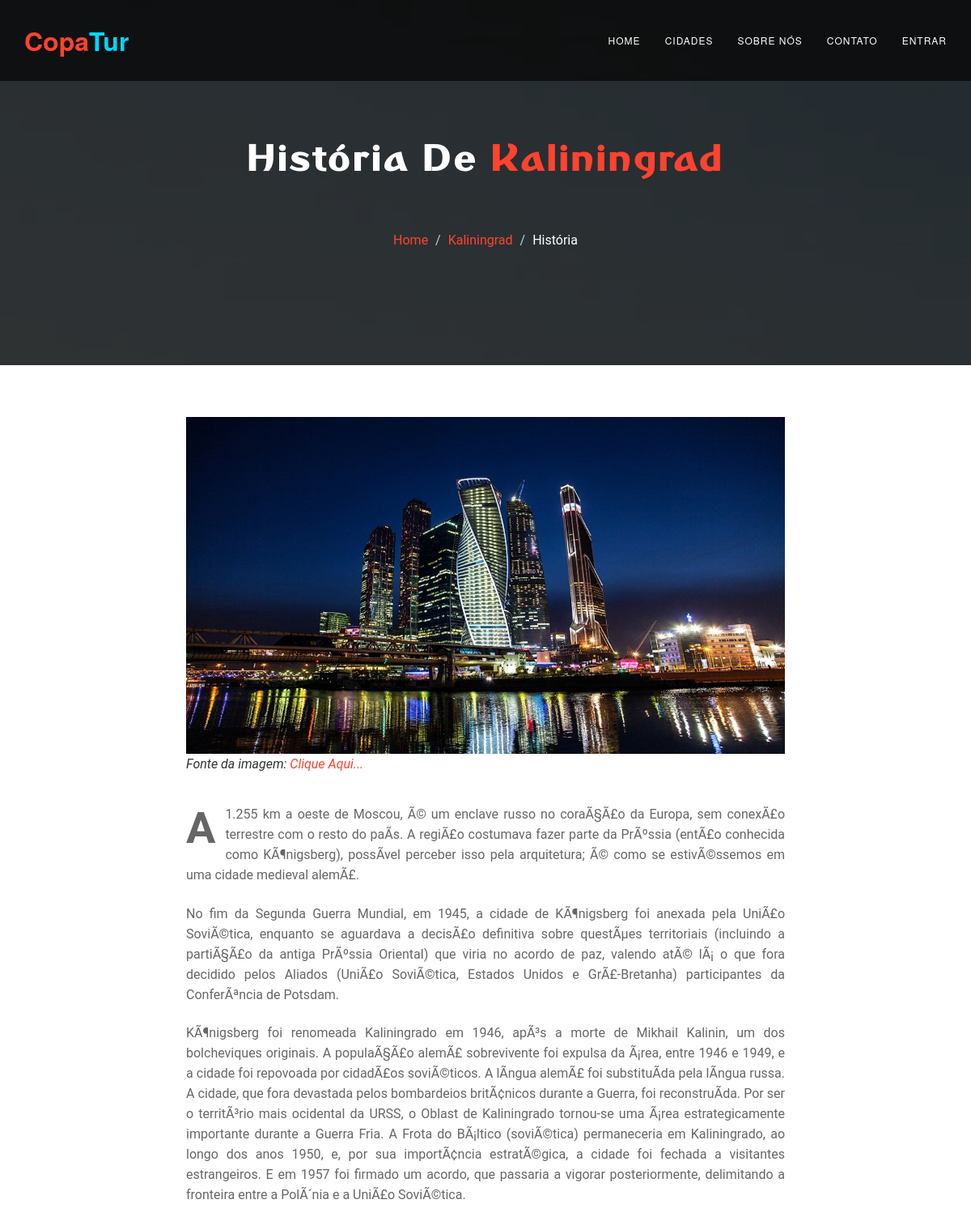
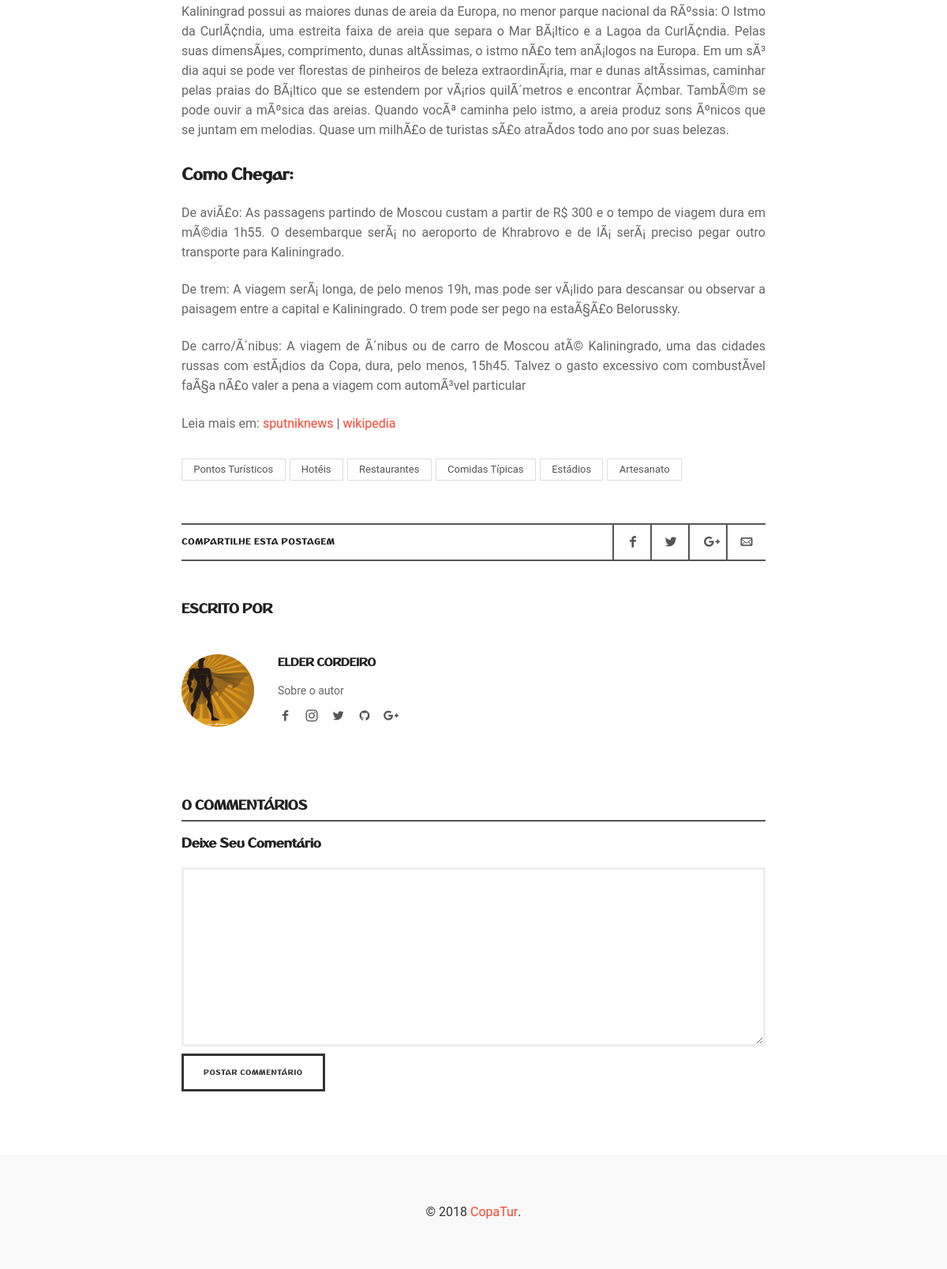
Screenshot of /_visao/historia.php?cidade=kaliningrad with the database file from the repository (2 pictures, top to bottom).
### tables this page shows
CREATE TABLE `tb_postagens` (
  `id` int(11) NOT NULL,
  `titulo` varchar(255) NOT NULL,
  `imagem` varchar(255) NOT NULL,
  `fonte_imagem` varchar(100) NOT NULL,
  `descricao` longtext NOT NULL,
  `cidade` varchar(50) NOT NULL,
  `categoria` varchar(50) NOT NULL,
  `exibir` varchar(5) NOT NULL,
  `autor` varchar(50) NOT NULL,
  `data` varchar(12) NOT NULL
);

### _controle/post.php (called while the page is built, shortened)
<?php
  include_once("conecta.php");
 	if(isset($_GET['cidade'])){
		$cidade = $_GET['cidade'];
	}
	$sql = "SELECT * from tb_postagens WHERE categoria='historia' AND cidade=:cidade LIMIT 1";
	try{
		$resultado = $conexao->prepare($sql);
		$resultado->bindParam(':cidade', $cidade, PDO::PARAM_STR);
		$resultado->execute();
		$contar = $resultado->rowCount();
		if($contar > 0 ){
			while($exibe = $resultado->fetch(PDO::FETCH_OBJ)){
		          $descricao = $exibe->descricao;
		          $cidade = $exibe->cidade;
		          $fonte  = $exibe->fonte_imagem;
		          $autor = $exibe->autor;
		    }
		}else{
			header("Location: ../_visao/index.php");
		}
	}catch(PDOException $erro){ echo $erro;}
?>

### _visao/historia.php (the view, shortened to what this page needs)
<?php
	include("../_controle/conecta.php");
?>
<!DOCTYPE html>
 <html lang="en" class="no-js">
    <head>
		<link rel="stylesheet" href="../_complementos/css/font-awesome.min.css" />
		<link rel="stylesheet" href="../_complementos/lib/fontello/css/fontello.css" />
		<link rel="stylesheet" href="../_complementos/css/animate.css" />
		<link rel="stylesheet" href="../_complementos/css/hover-min.css">
		<link rel="stylesheet"  href="../_complementos/css/datepicker.css" >
        <link rel="stylesheet" href="../_complementos/css/jquery-ui.min.css" />
		<link rel="stylesheet" href="../_complementos/css/bootstrap.min.css" />
		<link rel="stylesheet" href="../_complementos/css/bootsnav.css"/>
		<link rel="stylesheet" type="text/css" href="../_complementos/css/light-red.css">
		<link rel="stylesheet" href="../_complementos/css/style.css" />
		<link rel="stylesheet" href="../_complementos/css/main.css" />
		<link rel="stylesheet" href="../_complementos/css/992.css" />
		<link rel="stylesheet" href="../_complementos/css/768.css" />
		<link rel="stylesheet" href="../_complementos/css/responsive.css" />
    </head>
    <body id="body"  onload="load()">
        <nav class="navbar navbar-default navbar-fixed-top">
	        <div class="container">
	            <div class="navbar-header page-scroll">
	                <div class="logo"><a class="navbar-brand page-scroll" href="#page-top" href="index.html">copa<span>Tur</span>
									</a>
								</div>
	            </div>
	            <div class="collapse navbar-collapse" id="bs-example-navbar-collapse-1">
	                <ul class="nav navbar-nav navbar-right">
	                    <li>
	                        <a class="page-scroll" href="index.php#home">Home</a>
	                    </li>
	                    <li>
	                        <a class="page-scroll" href="index.php#gallery">Cidades</a>
	                    </li>
	                    <li>
	                        <a class="page-scroll" href="index.php#about">Sobre Nós</a>
	                    </li>
	                    <li>
	                        <a class="page-scroll" href="index.php#contact">Contato</a>
	                    </li>
	                     <?php if(isset($_SESSION['email']) && (isset($_SESSION['senha']))){ ?>
                        <li class="dropdown nav-item">
		                    <a href="#" class=" dropdown-toggle" data-toggle="dropdown" data-aria-haspopup="true" data-aria-expanded="false"><i class="fa fa-user"></i> <?php echo $_SESSION['nome']; ?> <b class="caret"></b></a>
		                    <ul class="dropdown-menu black">
		                        <li class="dropdown-item">
		                            <a href="#" class="external"><i class="fa fa-fw fa-user"></i> Perfil </a>
		                        </li>
		                        <?php if ($_SESSION['nivel'] == 1) {
			                        echo "<li class='dropdown-item'>
			                            <a href='administrativo.php' class='external'><i class='fa fa-fw fa-users'></i> Painel Administrativo </a>
			                        </li>
			                        ";
		                         } ?>
		                        <li class="dropdown-item">
		                            <a href="../_controle/sair.php" class="external"><i class="fa fa-fw fa-power-off"></i> Sair </a>
		                        </li>
		                    </ul>
		                </li>
		                <?php } else { ?>
		                <li><a href="home.php?link=2" class="external">Entrar</a></li>
		                <?php } ?>
	                </ul>
	            </div>
	        </div>
	    </nav>
		<div class="banner" id="home">
            <div class="overlay">
                <div class="container">
                    <div class="intro-text">
                    	<?php
                    		include("../_controle/post.php");
                            if($contar > 0 ){
                        ?>
                        <h1>História de <span><?php echo ($cidade)?></span></h1>
                       	<ol class="breadcrumb">
						  <li><a href="index.php">Home</a></li>
						  <li><a href="<?php
								switch ($cidade) {
								    case 'Kaliningrad':
								        echo 'kaliningrad.php';
								        break;
								}
							?>"><?php echo ($cidade)?></a></li>
						  <li class="active">História</li>
						</ol>
                    </div>
                </div>
            </div>
        </div>
 <div id="page" class="hfeed site">
        <div id="main" class="site-main">
        	<div id="primary" class="content-area">
                <div id="content" class="site-content" role="main">
                    <div class="layout-fixed">
                            <article class="hentry type-post">
                                <div class="featured-image">
                                    <img src="../_complementos/images/cidades/moscow/historia.jpeg" alt="blog-image">
                                    <cite>Fonte da imagem: <a href="http://<?php echo $fonte;?>" title="test link">Clique Aqui...</a></cite>
                                </div>
                                <div class="entry-content">
                                    <?php echo ($descricao)?>
                                     <div class="post-tags tagcloud">
                                        <a href="pontos_turisticos.php?cidade=<?php echo ($cidade)?>" rel="tag">Pontos Turísticos</a>
                                        <a href="hoteis.php?cidade=<?php echo ($cidade)?>" rel="tag">Hotéis</a>
                                        <a href="restaurantes.php?cidade=<?php echo ($cidade)?>" rel="tag">Restaurantes</a>
                                        <a href="comidas.php?cidade=<?php echo ($cidade)?>" rel="tag">Comidas Típicas</a>
                                        <a href="estadio.php?cidade=<?php echo ($cidade)?>" rel="tag">Estádios</a>
                                        <a href="artesanato.php?cidade=<?php echo ($cidade)?>" rel="tag">Artesanato</a>
                                     </div>
                                     <div class="share-links">
                                        <h3>COMPARTILHE ESTA POSTAGEM</h3>
                                        <div class="share-links-wrap">
                                            <a rel="nofollow" target="_blank" href="mailto:?subject=Eu quero que veja essa postagem&amp;body=Olha esta postagem : História de Moscow - http://copatur-com-br.umbler.net/_visao/historia.php?cidade=<?php echo ($cidade)?>" title="Mande esta postagem por e-mail"><i class="pw-icon-mail"></i></a>
                                            <a rel="nofollow" target="_blank" href="https://plus.google.com/share?url=http://copatur-com-br.umbler.net/_visao/historia.php?cidade=<?php echo ($cidade)?>" title="Compartilhe esta postagem no Google+"><i class="pw-icon-gplus"></i></a>
                                            <a rel="nofollow" target="_blank" href="http://twitter.com/home?status=http://copatur-com-br.umbler.net/_visao/historia.php?cidade=<?php echo ($cidade)?>" title="Compartilhe esta postagem no Twitter"><i class="pw-icon-twitter"></i></a>
                                            <a rel="nofollow" target="_blank" href="http://www.facebook.com/sharer.php?u=http://copatur-com-br.umbler.net/_visao/historia.php?cidade=<?php echo ($cidade)?>" title="Compartilhe esta postagem no Facebook"><i class="pw-icon-facebook"></i></a>
                                        </div>
                                     </div>
                                    <aside class="about-author">
                                        <h3 class="section-title">ESCRITO POR</h3>
                                        <div class="author-bio">
                                            <div class="author-img">
                                                <a href="#"><img alt="Johnny Doe" src="../_complementos/images/team/02.jpg" class="avatar"></a>
                                            </div>
                                            <div class="author-info">
                                                <h4 class="author-name"><?php echo ($autor)?></h4>
                                                <p>Sobre o autor</p>
                                                <ul class="social">
                                                    <li><a class="facebook" href="#"></a></li>
                                                    <li><a class="instagram" href="#"></a></li>
                                                    <li><a class="twitter" href="#"></a></li>
                                                    <li><a class="github" href="#"></a></li>
                                                    <li><a class="google-plus" href="#"></a></li>
                                                </ul>
                                            </div>
                                        </div>
                                    </aside>
                              <?php } ?>
                                </div>
                            </article>
                            <div id="comments" class="comments-area">
                              <h3 class="comments-title">0 Commentários</h3>
                              <div id="respond">
                                <h3 id="reply-title">Deixe seu comentário <small><a rel="nofollow" id="cancel-comment-reply-link" href="#" style="display:none;">Cancela resposta</a></small></h3>
                                <form action="#" method="post" id="commentform">
                                  <p class="comment-form-comment">
                                    <textarea id="comment" name="comment" rows="8" aria-required="true"></textarea>
                                  </p>
                                  <p class="form-submit">
                                    <input type="submit" name="submit" id="submit" class="button primary" value="Postar Commentário">
                                  </p>
                                </form>
                              </div>
                            </div>
               		</div>
                </div>
            </div>
        </div>
	</div>
		<footer  class="footer-copyright">
			<div class="container">
				<div class="foot-icons ">
		        	&copy; 2018 <a href="#">CopaTur</a>.
		        </div>
			</div>
		</footer>
    </body>
</html>

### _complementos/css/bootsnav.css (style rules this page uses)
body { -webkit-transition: all 0.3s ease-in-out; -moz-transition: all 0.3s ease-in-out; -o-transition: all 0.3s ease-in-out; -ms-transition: all 0.3s ease-in-out; transition: all 0.3s ease-in-out; }

### _complementos/css/light-red.css (style rules this page uses)
a { color: #FF432E; }
.navbar-default .navbar-brand { color: #FF432E; }

### _complementos/css/style.css (style rules this page uses)
* { padding: 0; margin: 0; }
* { -webkit-box-sizing:border-box; -moz-box-sizing:border-box; -o-box-sizing:border-box; -ms-box-sizing:border-box; box-sizing:border-box; }
body { position: relative; font-size:14px; color: ; background-color: #f1ece3; font-family: 'whitney', sans-serif; max-width:1920px; margin:0 auto; overflow-x:hidden; }
a,a:hover,a:active,a:focus { display:inline-block; text-decoration:none; }
h1,h2,h3,h4,h5,h6 { margin: 0; color:#222222; text-transform: capitalize; }
p { margin: 0; color:#666666; font-size:14px; }
img { border:none;max-width:100%; height:auto; }
ul { padding: 0; margin: 0; list-style: none; }
ul li { list-style: none; }
select,input,textarea,button { box-shadow:none;outline:0!important; }
html,body { height: 100%; z-index: 2; }
.logo a, .logo a:hover, .logo a:focus { color: #fff; font-size:25px; font-family: 'dusha', sans-serif; text-transform: capitalize; font-weight: 600; }
.logo a span { color: #00d8ff; text-transform: capitalize; }
.navbar-default { border-color: transparent; background-color: #222; }
.navbar-default .navbar-brand { font-family: "Kaushan Script","Helvetica Neue",Helvetica,Arial,cursive; }
.navbar-default .navbar-collapse { border-color: rgba(255,255,255,.02); }
.navbar-default .nav li a { text-transform: uppercase; font-family: Montserrat,"Helvetica Neue",Helvetica,Arial,sans-serif; font-weight: 400; letter-spacing: 1px; color: #fff; font-size: 12px; }
@media (min-width:768px) { .navbar-default { padding: 25px 0; border: 0; background-color: #080808c7; -webkit-transition: padding .3s; -moz-transition: padding .3s; -o-transition: padding .3s; transition: padding .3s; } }
@media (min-width:768px) { .navbar-default .navbar-brand { font-size: 2em; -webkit-transition: all .3s; -moz-transition: all .3s; -o-transition: all .3s; transition: all .3s; } }
.banner { text-align: center; color: #fff; background: url(../images/home/09.jpg) no-repeat; background-attachment: fixed; background-position: center center; -webkit-background-size: cover; -moz-background-size: cover; -o-background-size: cover; background-size: cover; }
.banner .overlay { background: rgba(0, 0, 0, 0.8); width: 100%; max-height: 600px; }
.intro-text { position: relative; padding: 15% 0 10% 0; }
.banner .intro-text h1 { color: #fff; font-size: 50px; font-weight: 700; line-height: 50px; letter-spacing: 5px; margin-bottom: 55px; -webkit-animation: bounceIn; -moz-animation: rubberBand; -o-animation: bounceIn; animation: bounceIn; -webkit-animation-duration: 2s; -moz-animation-duration: 2s; -o-animation-duration: 2s; animation-duration: 2s; font-family: 'dusha', sans-serif; }
.banner .intro-text h1 span { color: #ff432e; }
.footer-copyright { background:#f9f9f9; padding: 0 0 60px; }
.foot-icons { text-align: center; margin-top:60px; }
.breadcrumb { background-color: transparent; }
.breadcrumb>.active { color: #fff; }

### rows the page displays
tb_postagens: cidade "Kaliningrad", descricao "A 1.255 km a oeste de Moscou, Ã© um enclave russo no coraÃ§Ã£o da Europa, sem conexÃ£o terrestre com o resto do paÃ­s. A regiÃ£o costumava fazer parte da PrÃºssia (entÃ£o conhecida como KÃ¶nigsberg), possÃ­vel perceber isso pela arquitetura; Ã© como se estivÃ©ssemos em uma cidade medieval alemÃ£. No fim da Segunda Guerra Mundial, em 1945, a cidade de KÃ¶nigsberg foi anexada pela UniÃ£o SoviÃ©tica, enquanto se aguardava a decisÃ£o definitiva sobre questÃµes territoriais (incluindo a partiÃ§Ã£o da antiga PrÃºssia Oriental) que viria no acordo de paz, valendo atÃ© lÃ¡ o que fora decidido pelos Aliados (UniÃ£o SoviÃ©tica, Estados Unidos e GrÃ£-Bretanha) participantes da ConferÃªncia de Potsdam.…", autor "ELDER CORDEIRO"
